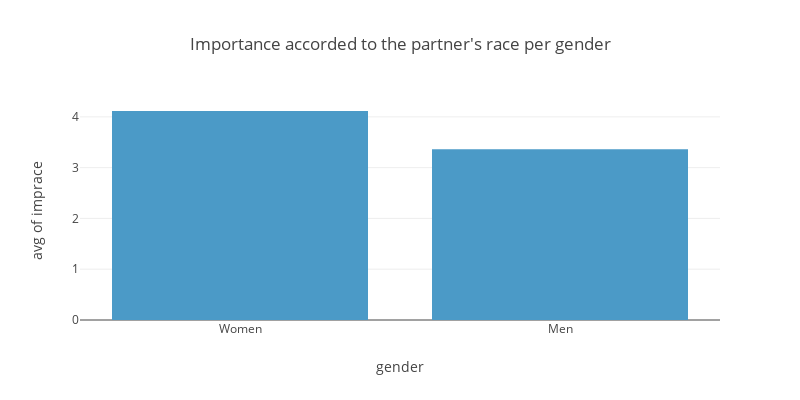

Here is the notebook cell this chart was saved with:
### Code cell
px.histogram(df, x='gender', y='imprace', histfunc='avg', width=800, height=400, title="Importance accorded to the partner's race per gender")

### Figure 1 — Plotly figure (JSON) as saved in the notebook; plotly's stock layout.template omitted (floating-point values rounded to 4 significant figures; data arrays with more than 128 entries replaced by an {"elided": "..."} marker saying what was removed)
{"data": [{"alignmentgroup": "True", "bingroup": "x", "histfunc": "avg", "hovertemplate": "gender=%{x}<br>avg of imprace=%{y}<extra></extra>", "legendgroup": "", "marker": {"color": "#4B9AC7", "pattern": {"shape": ""}}, "name": "", "offsetgroup": "", "orientation": "v", "showlegend": false, "type": "histogram", "x": {"elided": "551 str values"}, "xaxis": "x", "y": {"elided": "551 int values"}, "yaxis": "y"}], "layout": {"barmode": "relative", "height": 400, "legend": {"tracegroupgap": 0}, "title": {"text": "Importance accorded to the partner's race per gender"}, "width": 800, "xaxis": {"anchor": "y", "domain": [0, 1], "title": {"text": "gender"}}, "yaxis": {"anchor": "x", "domain": [0, 1], "title": {"text": "avg of imprace"}}}}
